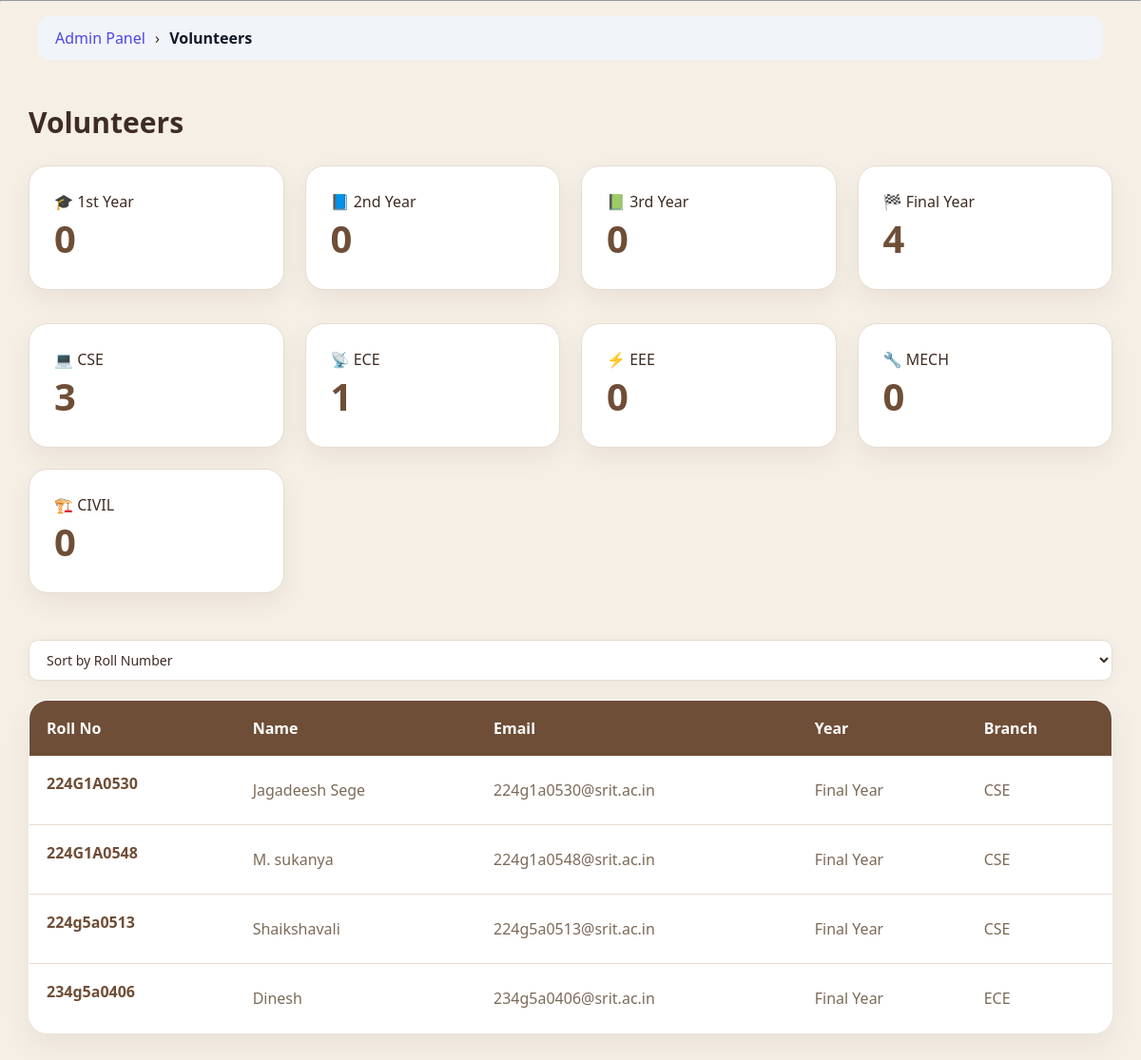
Screenshot of /admin_panel/volunteers/ (signed in) with the database file from the repository.
### app1/models.py (models this page shows, shortened)
class VolunteerProfile(models.Model):
    user = models.OneToOneField(User, on_delete=models.CASCADE)
    full_name = models.CharField(max_length=100)
    phone = models.CharField(max_length=15)
    student_id = models.CharField(max_length=20)
    department = models.CharField(max_length=20, default="", blank=True)
    year = models.CharField(max_length=20)
    skills = models.TextField(blank=True)
    photo = models.ImageField(upload_to="profiles/", blank=True, null=True)
    cover_photo = models.ImageField(upload_to="covers/", blank=True, null=True)
    rating = models.FloatField(default=0)
    attendance = models.IntegerField(default=0)
    GENDER_CHOICES = (
        ("MALE", "Male"),
        ("FEMALE", "Female"),
        ("OTHER", "Other"),
    )
    gender = models.CharField(
        max_length=10,
        choices=GENDER_CHOICES,
        blank=True
    )

class User(AbstractUser):
    ROLE_CHOICES = (
        ('ADMIN', 'Admin'),
        ('VOLUNTEER', 'Volunteer'),
        ('ORGANIZATION', 'Organization'),
    )
    role = models.CharField(max_length=20, choices=ROLE_CHOICES)

### app1/views.py (the view)
# urls.py: path('admin_panel/volunteers/', views.admin_volunteers, name='admin_volunteers'),
@login_required
def admin_volunteers(request):
    if request.user.role != 'ADMIN':
        return redirect('login')
    volunteers = VolunteerProfile.objects.all()
    def normalize_year(y):
        if "1" in y:
            return "1"
        if "2" in y:
            return "2"
        if "3" in y:
            return "3"
        if "4" in y:
            return "4"
        return None
    for v in volunteers:
        v.norm_year = normalize_year(v.year)
    year_counts = {
        "1": sum(1 for v in volunteers if v.norm_year == "1"),
        "2": sum(1 for v in volunteers if v.norm_year == "2"),
        "3": sum(1 for v in volunteers if v.norm_year == "3"),
        "4": sum(1 for v in volunteers if v.norm_year == "4"),
    }
    branches = ["CSE", "ECE", "EEE", "MECH", "CIVIL"]
    branch_counts = {
        b: VolunteerProfile.objects.filter(department=b).count()
        for b in branches
    }
    sort = request.GET.get("sort", "roll")
    if sort == "name":
        volunteers = sorted(volunteers, key=lambda x: x.full_name.lower())
    else:
        volunteers = sorted(volunteers, key=lambda x: x.student_id)
    return render(request, "admin_panel/volunteers.html", {
        "volunteers": volunteers,
        "year_counts": year_counts,
        "branch_counts": branch_counts,
    })

### app1/templatetags/breadcrumbs.py (called while the page is built)
@register.simple_tag(takes_context=True)
def generate_breadcrumbs(context):
    request = context['request']
    path = request.path.strip('/')
    parts = path.split('/')
    breadcrumbs = []
    url = ""
    for part in parts:
        url += "/" + part
        name = part.replace('-', ' ').replace('_', ' ').title()
        if part == "organization":
            breadcrumbs.append(("Organization", reverse("organization_dashboard")))
        elif part == "volunteer":
            breadcrumbs.append(("Volunteer", reverse("volunteer_dashboard")))
        elif part == "admin_panel":
            breadcrumbs.append(("Admin Panel", reverse("admin_dashboard")))
        elif part == "service" or part.isdigit():
            breadcrumbs.append(("", reverse("organization_dashboard")))
        else:
            breadcrumbs.append((name, url + "/"))
    return breadcrumbs

### app1/templates/admin_panel/volunteers.html (shortened to what this page needs)
{% extends "base.html" %}
{% block content %}
<div class="page">
<h1>Volunteers</h1>
<div class="cards">
    <div class="card year-1 year-card" data-year="1st Year">🎓 1st Year<div class="count">{{ year_counts.1 }}</div></div>
    <div class="card year-2 year-card" data-year="2nd Year">📘 2nd Year<div class="count">{{ year_counts.2 }}</div></div>
    <div class="card year-3 year-card" data-year="3rd Year">📗 3rd Year<div class="count">{{ year_counts.3 }}</div></div>
    <div class="card year-4 year-card" data-year="4th Year">🏁 Final Year<div class="count">{{ year_counts.4 }}</div></div>
</div>
<div class="cards">
    <div class="card branch-card branch-cse" data-branch="CSE">💻 CSE<div class="count">{{ branch_counts.CSE }}</div></div>
    <div class="card branch-card branch-ece" data-branch="ECE">📡 ECE<div class="count">{{ branch_counts.ECE }}</div></div>
    <div class="card branch-card branch-eee" data-branch="EEE">⚡ EEE<div class="count">{{ branch_counts.EEE }}</div></div>
    <div class="card branch-card branch-mech" data-branch="MECH">🔧 MECH<div class="count">{{ branch_counts.MECH }}</div></div>
    <div class="card branch-card branch-civil" data-branch="CIVIL">🏗️ CIVIL<div class="count">{{ branch_counts.CIVIL }}</div></div>
</div>
<div class="controls">
<select id="sortSelect">
    <option value="roll">Sort by Roll Number</option>
</select>
</div>
<table id="volunteerTable">
<thead>
<tr>
<th>Roll No</th>
<th>Name</th>
<th>Email</th>
<th>Year</th>
<th>Branch</th>
</tr>
</thead>
<tbody>
{% for v in volunteers %}
<tr data-year="{{ v.year }}" data-branch="{{ v.department }}">
    <td>
        <div class="org">
            <a href="{% url 'public_volunteer_profile' v.id %}"> {{ v.student_id }}</a>
        </div></td>
<td>{{ v.full_name }}</td>
<td>{{ v.user.email }}</td>
<td>{% if v.year == "4th Year" %}Final Year{% else %}{{ v.year }}{% endif %}</td>
<td>{{ v.department }}</td>
</tr>
{% empty %}
<tr id="emptyRow"><td colspan="5" class="empty">No volunteers found</td></tr>
{% endfor %}
</tbody>
</table>
</div>
{% endblock %}

### app1/static/css/style.css (style rules this page uses)
* { margin: 0; padding: 0; box-sizing: border-box; font-family: 'Segoe UI', sans-serif; }
body { height: 100vh; background: #f5f7fb; }
input, select { width: 100%; padding: 12px; margin-top: 14px; border-radius: 10px; border: 1px solid #d5dfef; font-size: 14px; }
* { margin: 0; padding: 0; box-sizing: border-box; font-family: "Segoe UI", sans-serif; }
body { background: #f8fafc; color: #0f172a; }

### app1/templates/admin_panel/volunteers.html (style rules this page uses)
body { background:#f5efe6; font-family:'Segoe UI',sans-serif; color:#3e2c23; }
.page { padding:30px; }
h1 { font-size:30px; font-weight:700; margin-bottom:25px; color:#3e2c23; }
.cards { display:grid; grid-template-columns:repeat(auto-fit,minmax(230px,1fr)); gap:22px; margin-bottom:35px; }
.card { background:#ffffff; border-radius:20px; padding:26px; transition:.3s ease; cursor:pointer; border:1px solid #e6dccf; box-shadow:0 10px 25px rgba(111,78,55,0.08); }
.count { font-size:40px; font-weight:800; color:#6f4e37; }
.org { color:#7c6a58; margin-bottom:14px; }
.org a { color:#6f4e37; font-weight:600; text-decoration:none; }
.controls { display:flex; justify-content:flex-end; margin-bottom:20px; }
select { padding:10px 14px; border-radius:10px; border:1px solid #e6dccf; background:#ffffff; color:#3e2c23; font-size:14px; outline:none; box-shadow:0 5px 15px rgba(111,78,55,0.05); }
table { width:100%; border-collapse:collapse; background:#ffffff; border-radius:20px; overflow:hidden; border:1px solid #e6dccf; box-shadow:0 12px 30px rgba(111,78,55,0.08); }
thead { background:#6f4e37; color:white; }
th { text-align:left; padding:18px; font-weight:600; }
td { padding:18px; color:#7c6a58; }
tbody tr { border-bottom:1px solid #e6dccf; transition:.2s ease; }

### rows the page displays
VolunteerProfile: student_id "224G1A0530", full_name "Jagadeesh Sege", user.email "224g1a0530@srit.ac.in", year "Final Year", department "CSE"
VolunteerProfile: student_id "224G1A0548", full_name "M. sukanya", user.email "224g1a0548@srit.ac.in", year "Final Year", department "CSE"
VolunteerProfile: student_id "224g5a0513", full_name "Shaikshavali", user.email "224g5a0513@srit.ac.in", year "Final Year", department "CSE"
VolunteerProfile: student_id "234g5a0406", full_name "Dinesh", user.email "234g5a0406@srit.ac.in", year "Final Year", department "ECE"

### other values shown
{{ name }} "Admin Panel"
{{ name }} "Volunteers"
{{ year_counts.1 }} "0"
{{ year_counts.2 }} "0"
{{ year_counts.3 }} "0"
{{ year_counts.4 }} "4"
{{ branch_counts.CSE }} "3"
{{ branch_counts.ECE }} "1"
{{ branch_counts.EEE }} "0"
{{ branch_counts.MECH }} "0"
{{ branch_counts.CIVIL }} "0"
